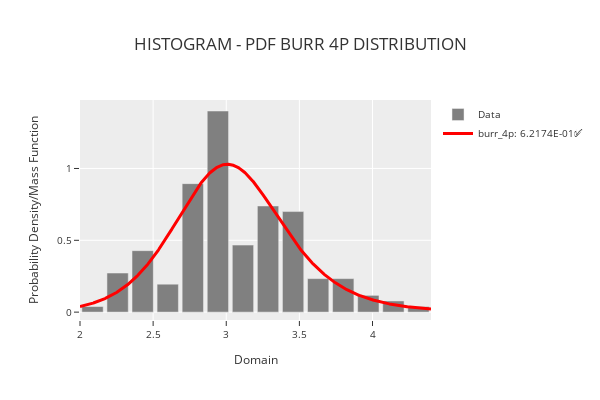
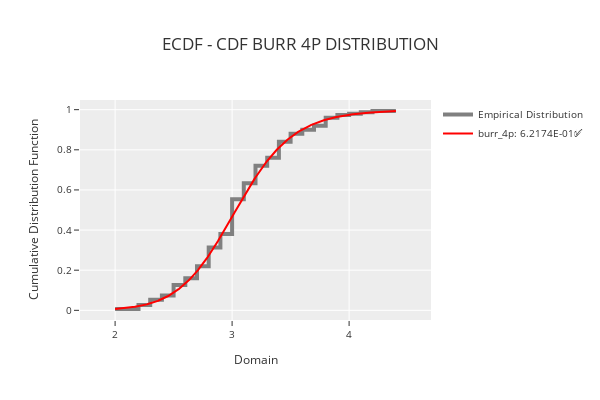
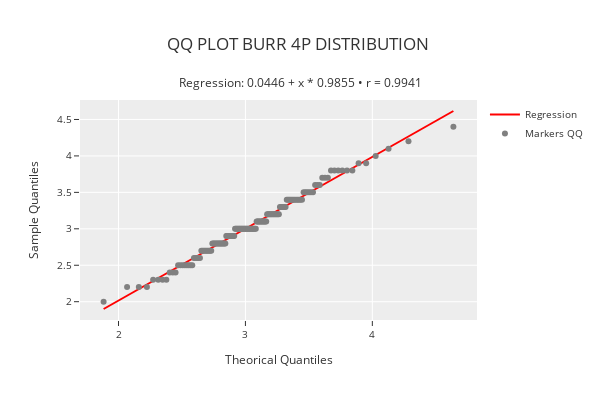

Notebook code for these charts, in order:
### Code cell
query = "I want to see charts of the best distribution"
response = agent.chat(query)

### Figure 1 — Plotly figure (JSON) as saved in the notebook; plotly's stock layout.template omitted (floating-point values rounded to 4 significant figures; data arrays with more than 128 entries replaced by an {"elided": "..."} marker saying what was removed)
{"data": [{"marker": {"color": "rgba(128,128,128,1)"}, "name": "Data", "showlegend": true, "type": "bar", "x": [2.086, 2.257, 2.429, 2.6, 2.771, 2.943, 3.114, 3.286, 3.457, 3.629, 3.8, 3.971, 4.143, 4.314], "y": [0.03889, 0.2722, 0.4278, 0.1944, 0.8944, 1.4, 0.4667, 0.7389, 0.7, 0.2333, 0.2333, 0.1167, 0.07778, 0.03889]}, {"line": {"color": "rgba(255,0,0,1)", "width": 3}, "mode": "lines", "name": "burr_4p: 6.2174E-01✅", "type": "scatter", "x": {"elided": "1000 float values"}, "y": {"elided": "1000 float values"}}], "layout": {"bargap": 0.15, "height": 400, "legend": {"font": {"size": 10}, "orientation": "v", "title": {"font": {"size": 10}}, "xanchor": "left", "y": 1, "yanchor": "auto"}, "title": {"text": "HISTOGRAM - PDF BURR 4P DISTRIBUTION"}, "width": 600, "xaxis": {"tickfont": {"size": 10}, "title": {"font": {"size": 12}, "text": "Domain"}}, "yaxis": {"tickfont": {"size": 10}, "title": {"font": {"size": 12}, "text": "Probability Density/Mass Function"}}}}

### Figure 2 — Plotly figure (JSON) as saved in the notebook; plotly's stock layout.template omitted (floating-point values rounded to 4 significant figures; data arrays with more than 128 entries replaced by an {"elided": "..."} marker saying what was removed)
{"data": [{"line": {"color": "rgba(128,128,128,1)", "width": 4}, "mode": "lines", "name": "Empirical Distribution", "showlegend": true, "type": "scatter", "x": [2, 2.2, 2.2, 2.3, 2.3, 2.4, 2.4, 2.5, 2.5, 2.6, 2.6, 2.7, 2.7, 2.8, 2.8, 2.9, 2.9, 3, 3, 3.1, 3.1, 3.2, 3.2, 3.3, 3.3, 3.4, 3.4, 3.5, 3.5, 3.6, 3.6, 3.7, 3.7, 3.8, 3.8, 3.9, 3.9, 4, 4, 4.1, 4.1, 4.2, 4.2, 4.4], "y": [0.006667, 0.006667, 0.02667, 0.02667, 0.05333, 0.05333, 0.07333, 0.07333, 0.1267, 0.1267, 0.16, 0.16, 0.22, 0.22, 0.3133, 0.3133, 0.38, 0.38, 0.5533, 0.5533, 0.6333, 0.6333, 0.72, 0.72, 0.76, 0.76, 0.84, 0.84, 0.88, 0.88, 0.9, 0.9, 0.92, 0.92, 0.96, 0.96, 0.9733, 0.9733, 0.98, 0.98, 0.9867, 0.9867, 0.9933, 0.9933, 1]}, {"line": {"color": "rgba(255,0,0,1)", "width": 2}, "mode": "lines", "name": "burr_4p: 6.2174E-01✅", "type": "scatter", "x": {"elided": "1000 float values"}, "y": {"elided": "1000 float values"}}], "layout": {"height": 400, "legend": {"font": {"size": 10}, "orientation": "v", "title": {"font": {"size": 10}}, "xanchor": "left", "y": 1, "yanchor": "auto"}, "title": {"text": "ECDF - CDF BURR 4P DISTRIBUTION"}, "width": 600, "xaxis": {"range": [1.7, 4.7], "tickfont": {"size": 10}, "title": {"font": {"size": 12}, "text": "Domain"}}, "yaxis": {"tickfont": {"size": 10}, "title": {"font": {"size": 12}, "text": "Cumulative Distribution Function"}}}}

### Figure 3 — Plotly figure (JSON) as saved in the notebook; plotly's stock layout.template omitted (floating-point values rounded to 4 significant figures; data arrays with more than 128 entries replaced by an {"elided": "..."} marker saying what was removed)
{"data": [{"line": {"color": "rgba(255,0,0,1)", "width": 2}, "mode": "lines", "name": "Regression", "type": "scatter", "x": {"elided": "150 float values"}, "y": {"elided": "150 float values"}}, {"marker": {"color": "rgba(128,128,128,1)", "size": 6}, "mode": "markers", "name": "Markers QQ", "type": "scatter", "x": {"elided": "150 float values"}, "y": {"elided": "150 float values"}}], "layout": {"height": 400, "legend": {"font": {"size": 10}, "orientation": "v", "title": {"font": {"size": 10}}, "xanchor": "left", "y": 1, "yanchor": "auto"}, "title": {"text": "QQ PLOT BURR 4P DISTRIBUTION <br><br><sup>Regression: 0.0446 + x * 0.9855 • r = 0.9941</sup>"}, "width": 600, "xaxis": {"tickfont": {"size": 10}, "title": {"font": {"size": 12}, "text": "Theorical Quantiles"}}, "yaxis": {"tickfont": {"size": 10}, "title": {"font": {"size": 12}, "text": "Sample Quantiles"}}}}
